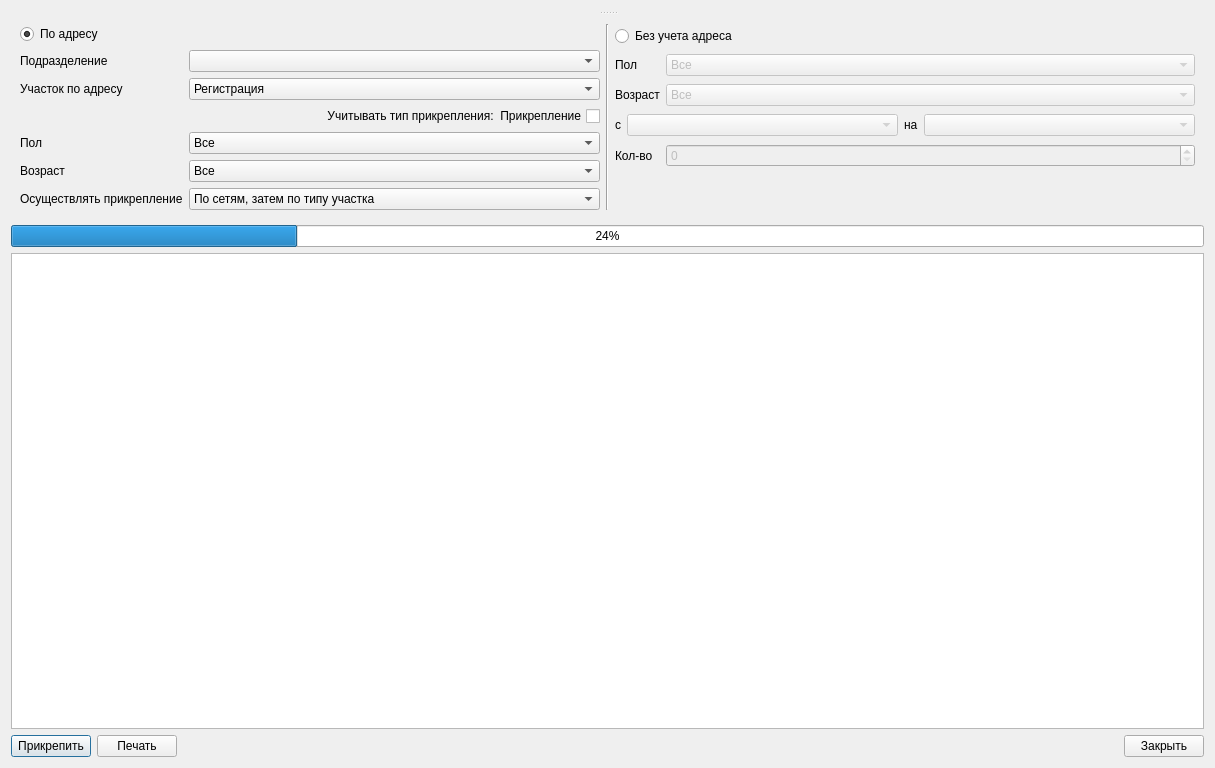
<?xml version="1.0" encoding="UTF-8"?>
<ui version="4.0">
 <class>CreateAttachClientsForAreaDialog</class>
 <widget class="QDialog" name="CreateAttachClientsForAreaDialog">
  <property name="geometry">
   <rect>
    <x>0</x>
    <y>0</y>
    <width>1215</width>
    <height>768</height>
   </rect>
  </property>
  <property name="windowTitle">
   <string>Выполнить прикрепление пациентов к участкам</string>
  </property>
  <layout class="QGridLayout" name="gridLayout_6">
   <item row="1" column="0" colspan="2">
    <layout class="QHBoxLayout" name="horizontalLayout">
     <item>
      <widget class="QPushButton" name="btnStart">
       <property name="text">
        <string>Прикрепить</string>
       </property>
      </widget>
     </item>
     <item>
      <widget class="QPushButton" name="btnPrint">
       <property name="text">
        <string>Печать</string>
       </property>
      </widget>
     </item>
     <item>
      <spacer name="horizontalSpacer">
       <property name="orientation">
        <enum>Qt::Horizontal</enum>
       </property>
       <property name="sizeHint" stdset="0">
        <size>
         <width>40</width>
         <height>20</height>
        </size>
       </property>
      </spacer>
     </item>
     <item>
      <widget class="QPushButton" name="btnClose">
       <property name="sizePolicy">
        <sizepolicy hsizetype="Preferred" vsizetype="Fixed">
         <horstretch>0</horstretch>
         <verstretch>0</verstretch>
        </sizepolicy>
       </property>
       <property name="text">
        <string>Закрыть</string>
       </property>
      </widget>
     </item>
    </layout>
   </item>
   <item row="0" column="0" colspan="2">
    <widget class="QWidget" name="widget_3" native="true">
     <layout class="QGridLayout" name="gridLayout_5">
      <property name="margin">
       <number>0</number>
      </property>
      <item row="0" column="0">
       <widget class="QSplitter" name="splitter_2">
        <property name="orientation">
         <enum>Qt::Vertical</enum>
        </property>
        <property name="childrenCollapsible">
         <bool>false</bool>
        </property>
        <widget class="CClientAttachMonitoring" name="clientAttachMonitoring" native="true">
         <layout class="QGridLayout" name="gridLayout_3">
          <property name="margin">
           <number>0</number>
          </property>
         </layout>
        </widget>
        <widget class="QWidget" name="widget_2" native="true">
         <layout class="QGridLayout" name="gridLayout_4">
          <property name="margin">
           <number>0</number>
          </property>
          <item row="1" column="0">
           <widget class="QProgressBar" name="progressBar">
            <property name="sizePolicy">
             <sizepolicy hsizetype="Expanding" vsizetype="Fixed">
              <horstretch>0</horstretch>
              <verstretch>0</verstretch>
             </sizepolicy>
            </property>
            <property name="value">
             <number>24</number>
            </property>
           </widget>
          </item>
          <item row="2" column="0">
           <widget class="QTextBrowser" name="logBrowser"/>
          </item>
          <item row="0" column="0">
           <widget class="QFrame" name="frmFilters">
            <layout class="QHBoxLayout" name="horizontalLayout_3">
             <item>
              <layout class="QGridLayout" name="gridAttachByAddress">
               <item row="2" column="0">
                <widget class="QLabel" name="lblAreaAddressType">
                 <property name="sizePolicy">
                  <sizepolicy hsizetype="Fixed" vsizetype="Preferred">
                   <horstretch>0</horstretch>
                   <verstretch>0</verstretch>
                  </sizepolicy>
                 </property>
                 <property name="text">
                  <string>Участок по адресу</string>
                 </property>
                </widget>
               </item>
               <item row="1" column="0">
                <widget class="QLabel" name="lblOrgStructure">
                 <property name="sizePolicy">
                  <sizepolicy hsizetype="Fixed" vsizetype="Preferred">
                   <horstretch>0</horstretch>
                   <verstretch>0</verstretch>
                  </sizepolicy>
                 </property>
                 <property name="text">
                  <string>Подразделение</string>
                 </property>
                </widget>
               </item>
               <item row="6" column="0">
                <widget class="QLabel" name="lblAttachBy">
                 <property name="sizePolicy">
                  <sizepolicy hsizetype="Fixed" vsizetype="Preferred">
                   <horstretch>0</horstretch>
                   <verstretch>0</verstretch>
                  </sizepolicy>
                 </property>
                 <property name="toolTip">
                  <string>&lt;i&gt;По сетям, затем по типу участка&lt;/i&gt; — при выборе этого варианта программа пытается найти подходящий участок по параметрам его сети, если это не удалось, пытается найти терапевтический участок для взрослого клиента и педиатрический для ребенка. Если и это не удалось, то пытается прикрепить к участку общей практики.&lt;br /&gt;&lt;br /&gt; &lt;i&gt;Только по сетям&lt;/i&gt; — программа будет подбирать участок только по сети. &lt;br /&gt;&lt;br /&gt;&lt;i&gt;Только по типу участка&lt;/i&gt; — программа подбирает подходящий участок сразу по типу участка.</string>
                 </property>
                 <property name="text">
                  <string>Осуществлять прикрепление</string>
                 </property>
                </widget>
               </item>
               <item row="4" column="1">
                <widget class="QComboBox" name="cmbSex">
                 <property name="sizePolicy">
                  <sizepolicy hsizetype="MinimumExpanding" vsizetype="Fixed">
                   <horstretch>0</horstretch>
                   <verstretch>0</verstretch>
                  </sizepolicy>
                 </property>
                 <item>
                  <property name="text">
                   <string>Все</string>
                  </property>
                 </item>
                 <item>
                  <property name="text">
                   <string>Мужчины</string>
                  </property>
                 </item>
                 <item>
                  <property name="text">
                   <string>Женщины</string>
                  </property>
                 </item>
                </widget>
               </item>
               <item row="4" column="0">
                <widget class="QLabel" name="lblSex">
                 <property name="sizePolicy">
                  <sizepolicy hsizetype="Fixed" vsizetype="Preferred">
                   <horstretch>0</horstretch>
                   <verstretch>0</verstretch>
                  </sizepolicy>
                 </property>
                 <property name="text">
                  <string>Пол</string>
                 </property>
                </widget>
               </item>
               <item row="2" column="1">
                <widget class="QComboBox" name="cmbAreaAddressType">
                 <property name="sizePolicy">
                  <sizepolicy hsizetype="MinimumExpanding" vsizetype="Fixed">
                   <horstretch>0</horstretch>
                   <verstretch>0</verstretch>
                  </sizepolicy>
                 </property>
                 <item>
                  <property name="text">
                   <string>Регистрация</string>
                  </property>
                 </item>
                 <item>
                  <property name="text">
                   <string>Проживание</string>
                  </property>
                 </item>
                </widget>
               </item>
               <item row="5" column="0">
                <widget class="QLabel" name="lblAge">
                 <property name="sizePolicy">
                  <sizepolicy hsizetype="Fixed" vsizetype="Preferred">
                   <horstretch>0</horstretch>
                   <verstretch>0</verstretch>
                  </sizepolicy>
                 </property>
                 <property name="text">
                  <string>Возраст</string>
                 </property>
                </widget>
               </item>
               <item row="5" column="1">
                <widget class="QComboBox" name="cmbAge">
                 <property name="sizePolicy">
                  <sizepolicy hsizetype="MinimumExpanding" vsizetype="Fixed">
                   <horstretch>0</horstretch>
                   <verstretch>0</verstretch>
                  </sizepolicy>
                 </property>
                 <item>
                  <property name="text">
                   <string>Все</string>
                  </property>
                 </item>
                 <item>
                  <property name="text">
                   <string>Дети</string>
                  </property>
                 </item>
                 <item>
                  <property name="text">
                   <string>Взрослые</string>
                  </property>
                 </item>
                </widget>
               </item>
               <item row="6" column="1">
                <widget class="QComboBox" name="cmbAttachBy">
                 <property name="sizePolicy">
                  <sizepolicy hsizetype="MinimumExpanding" vsizetype="Fixed">
                   <horstretch>0</horstretch>
                   <verstretch>0</verstretch>
                  </sizepolicy>
                 </property>
                 <item>
                  <property name="text">
                   <string>По сетям, затем по типу участка</string>
                  </property>
                 </item>
                 <item>
                  <property name="text">
                   <string>Только по сетям</string>
                  </property>
                 </item>
                 <item>
                  <property name="text">
                   <string>Только по типу участка</string>
                  </property>
                 </item>
                </widget>
               </item>
               <item row="1" column="1">
                <widget class="COrgStructureComboBox" name="cmbOrgStructure">
                 <property name="enabled">
                  <bool>true</bool>
                 </property>
                 <property name="sizePolicy">
                  <sizepolicy hsizetype="MinimumExpanding" vsizetype="Fixed">
                   <horstretch>0</horstretch>
                   <verstretch>0</verstretch>
                  </sizepolicy>
                 </property>
                </widget>
               </item>
               <item row="3" column="1">
                <widget class="QCheckBox" name="chkAttach">
                 <property name="sizePolicy">
                  <sizepolicy hsizetype="MinimumExpanding" vsizetype="Fixed">
                   <horstretch>0</horstretch>
                   <verstretch>0</verstretch>
                  </sizepolicy>
                 </property>
                 <property name="layoutDirection">
                  <enum>Qt::RightToLeft</enum>
                 </property>
                 <property name="text">
                  <string>Учитывать тип прикрепления:  Прикрепление</string>
                 </property>
                </widget>
               </item>
               <item row="0" column="0" colspan="2">
                <widget class="QRadioButton" name="rbtnByAddress">
                 <property name="text">
                  <string>По адресу</string>
                 </property>
                 <property name="checked">
                  <bool>true</bool>
                 </property>
                 <attribute name="buttonGroup">
                  <string notr="true">buttonGroup</string>
                 </attribute>
                </widget>
               </item>
              </layout>
             </item>
             <item>
              <widget class="Line" name="line">
               <property name="orientation">
                <enum>Qt::Vertical</enum>
               </property>
              </widget>
             </item>
             <item>
              <layout class="QGridLayout" name="gridMoveFromOneToOther">
               <item row="0" column="0" colspan="2">
                <widget class="QRadioButton" name="rbtnFromOneToOther">
                 <property name="text">
                  <string>Без учета адреса</string>
                 </property>
                 <attribute name="buttonGroup">
                  <string notr="true">buttonGroup</string>
                 </attribute>
                </widget>
               </item>
               <item row="4" column="0">
                <widget class="QLabel" name="label_3">
                 <property name="text">
                  <string>Кол-во</string>
                 </property>
                </widget>
               </item>
               <item row="5" column="1">
                <spacer name="verticalSpacer">
                 <property name="orientation">
                  <enum>Qt::Vertical</enum>
                 </property>
                 <property name="sizeType">
                  <enum>QSizePolicy::Preferred</enum>
                 </property>
                 <property name="sizeHint" stdset="0">
                  <size>
                   <width>20</width>
                   <height>40</height>
                  </size>
                 </property>
                </spacer>
               </item>
               <item row="1" column="0">
                <widget class="QLabel" name="lblSex2">
                 <property name="text">
                  <string>Пол</string>
                 </property>
                </widget>
               </item>
               <item row="2" column="1">
                <widget class="QComboBox" name="cmbAge2">
                 <property name="enabled">
                  <bool>false</bool>
                 </property>
                 <property name="sizePolicy">
                  <sizepolicy hsizetype="MinimumExpanding" vsizetype="Fixed">
                   <horstretch>0</horstretch>
                   <verstretch>0</verstretch>
                  </sizepolicy>
                 </property>
                 <item>
                  <property name="text">
                   <string>Все</string>
                  </property>
                 </item>
                 <item>
                  <property name="text">
                   <string>Дети</string>
                  </property>
                 </item>
                 <item>
                  <property name="text">
                   <string>Взрослые</string>
                  </property>
                 </item>
                </widget>
               </item>
               <item row="2" column="0">
                <widget class="QLabel" name="lblAge2">
                 <property name="text">
                  <string>Возраст</string>
                 </property>
                </widget>
               </item>
               <item row="1" column="1">
                <widget class="QComboBox" name="cmbSex2">
                 <property name="enabled">
                  <bool>false</bool>
                 </property>
                 <property name="sizePolicy">
                  <sizepolicy hsizetype="MinimumExpanding" vsizetype="Fixed">
                   <horstretch>0</horstretch>
                   <verstretch>0</verstretch>
                  </sizepolicy>
                 </property>
                 <item>
                  <property name="text">
                   <string>Все</string>
                  </property>
                 </item>
                 <item>
                  <property name="text">
                   <string>Мужчины</string>
                  </property>
                 </item>
                 <item>
                  <property name="text">
                   <string>Женщины</string>
                  </property>
                 </item>
                </widget>
               </item>
               <item row="3" column="0" colspan="2">
                <layout class="QHBoxLayout" name="horizontalLayout_2">
                 <item>
                  <widget class="QLabel" name="lblFrom">
                   <property name="sizePolicy">
                    <sizepolicy hsizetype="Fixed" vsizetype="Preferred">
                     <horstretch>0</horstretch>
                     <verstretch>0</verstretch>
                    </sizepolicy>
                   </property>
                   <property name="text">
                    <string>с</string>
                   </property>
                  </widget>
                 </item>
                 <item>
                  <widget class="COrgStructureComboBox" name="cmbFromOrgStructure">
                   <property name="enabled">
                    <bool>false</bool>
                   </property>
                  </widget>
                 </item>
                 <item>
                  <widget class="QLabel" name="lblTo">
                   <property name="sizePolicy">
                    <sizepolicy hsizetype="Fixed" vsizetype="Preferred">
                     <horstretch>0</horstretch>
                     <verstretch>0</verstretch>
                    </sizepolicy>
                   </property>
                   <property name="text">
                    <string>на</string>
                   </property>
                  </widget>
                 </item>
                 <item>
                  <widget class="COrgStructureComboBox" name="cmbToOrgStructure">
                   <property name="enabled">
                    <bool>false</bool>
                   </property>
                  </widget>
                 </item>
                </layout>
               </item>
               <item row="4" column="1">
                <widget class="QSpinBox" name="edtAttachedCount">
                 <property name="enabled">
                  <bool>false</bool>
                 </property>
                 <property name="maximum">
                  <number>100000</number>
                 </property>
                </widget>
               </item>
              </layout>
             </item>
            </layout>
           </widget>
          </item>
         </layout>
        </widget>
       </widget>
      </item>
     </layout>
    </widget>
   </item>
  </layout>
 </widget>
 <customwidgets>
  <customwidget>
   <class>COrgStructureComboBox</class>
   <extends>QComboBox</extends>
   <header>Orgs/OrgStructComboBoxes.h</header>
  </customwidget>
  <customwidget>
   <class>CClientAttachMonitoring</class>
   <extends>QWidget</extends>
   <header location="global">Orgs/ClientAttachMonitoring.h</header>
   <container>1</container>
  </customwidget>
 </customwidgets>
 <resources/>
 <connections>
  <connection>
   <sender>rbtnByAddress</sender>
   <signal>toggled(bool)</signal>
   <receiver>cmbOrgStructure</receiver>
   <slot>setEnabled(bool)</slot>
   <hints>
    <hint type="sourcelabel">
     <x>114</x>
     <y>265</y>
    </hint>
    <hint type="destinationlabel">
     <x>277</x>
     <y>292</y>
    </hint>
   </hints>
  </connection>
  <connection>
   <sender>rbtnByAddress</sender>
   <signal>toggled(bool)</signal>
   <receiver>cmbAreaAddressType</receiver>
   <slot>setEnabled(bool)</slot>
   <hints>
    <hint type="sourcelabel">
     <x>186</x>
     <y>270</y>
    </hint>
    <hint type="destinationlabel">
     <x>234</x>
     <y>324</y>
    </hint>
   </hints>
  </connection>
  <connection>
   <sender>rbtnByAddress</sender>
   <signal>toggled(bool)</signal>
   <receiver>chkAttach</receiver>
   <slot>setEnabled(bool)</slot>
   <hints>
    <hint type="sourcelabel">
     <x>170</x>
     <y>271</y>
    </hint>
    <hint type="destinationlabel">
     <x>462</x>
     <y>347</y>
    </hint>
   </hints>
  </connection>
  <connection>
   <sender>rbtnByAddress</sender>
   <signal>toggled(bool)</signal>
   <receiver>cmbSex</receiver>
   <slot>setEnabled(bool)</slot>
   <hints>
    <hint type="sourcelabel">
     <x>147</x>
     <y>265</y>
    </hint>
    <hint type="destinationlabel">
     <x>220</x>
     <y>375</y>
    </hint>
   </hints>
  </connection>
  <connection>
   <sender>rbtnByAddress</sender>
   <signal>toggled(bool)</signal>
   <receiver>cmbAge</receiver>
   <slot>setEnabled(bool)</slot>
   <hints>
    <hint type="sourcelabel">
     <x>137</x>
     <y>266</y>
    </hint>
    <hint type="destinationlabel">
     <x>238</x>
     <y>407</y>
    </hint>
   </hints>
  </connection>
  <connection>
   <sender>rbtnByAddress</sender>
   <signal>toggled(bool)</signal>
   <receiver>cmbAttachBy</receiver>
   <slot>setEnabled(bool)</slot>
   <hints>
    <hint type="sourcelabel">
     <x>93</x>
     <y>267</y>
    </hint>
    <hint type="destinationlabel">
     <x>215</x>
     <y>435</y>
    </hint>
   </hints>
  </connection>
  <connection>
   <sender>rbtnFromOneToOther</sender>
   <signal>toggled(bool)</signal>
   <receiver>cmbSex2</receiver>
   <slot>setEnabled(bool)</slot>
   <hints>
    <hint type="sourcelabel">
     <x>684</x>
     <y>264</y>
    </hint>
    <hint type="destinationlabel">
     <x>984</x>
     <y>287</y>
    </hint>
   </hints>
  </connection>
  <connection>
   <sender>rbtnFromOneToOther</sender>
   <signal>toggled(bool)</signal>
   <receiver>cmbAge2</receiver>
   <slot>setEnabled(bool)</slot>
   <hints>
    <hint type="sourcelabel">
     <x>665</x>
     <y>271</y>
    </hint>
    <hint type="destinationlabel">
     <x>690</x>
     <y>321</y>
    </hint>
   </hints>
  </connection>
  <connection>
   <sender>rbtnFromOneToOther</sender>
   <signal>toggled(bool)</signal>
   <receiver>cmbFromOrgStructure</receiver>
   <slot>setEnabled(bool)</slot>
   <hints>
    <hint type="sourcelabel">
     <x>657</x>
     <y>273</y>
    </hint>
    <hint type="destinationlabel">
     <x>763</x>
     <y>357</y>
    </hint>
   </hints>
  </connection>
  <connection>
   <sender>rbtnFromOneToOther</sender>
   <signal>toggled(bool)</signal>
   <receiver>cmbToOrgStructure</receiver>
   <slot>setEnabled(bool)</slot>
   <hints>
    <hint type="sourcelabel">
     <x>944</x>
     <y>270</y>
    </hint>
    <hint type="destinationlabel">
     <x>1048</x>
     <y>362</y>
    </hint>
   </hints>
  </connection>
  <connection>
   <sender>rbtnFromOneToOther</sender>
   <signal>toggled(bool)</signal>
   <receiver>edtAttachedCount</receiver>
   <slot>setEnabled(bool)</slot>
   <hints>
    <hint type="sourcelabel">
     <x>650</x>
     <y>273</y>
    </hint>
    <hint type="destinationlabel">
     <x>691</x>
     <y>390</y>
    </hint>
   </hints>
  </connection>
 </connections>
 <buttongroups>
  <buttongroup name="buttonGroup"/>
 </buttongroups>
</ui>
